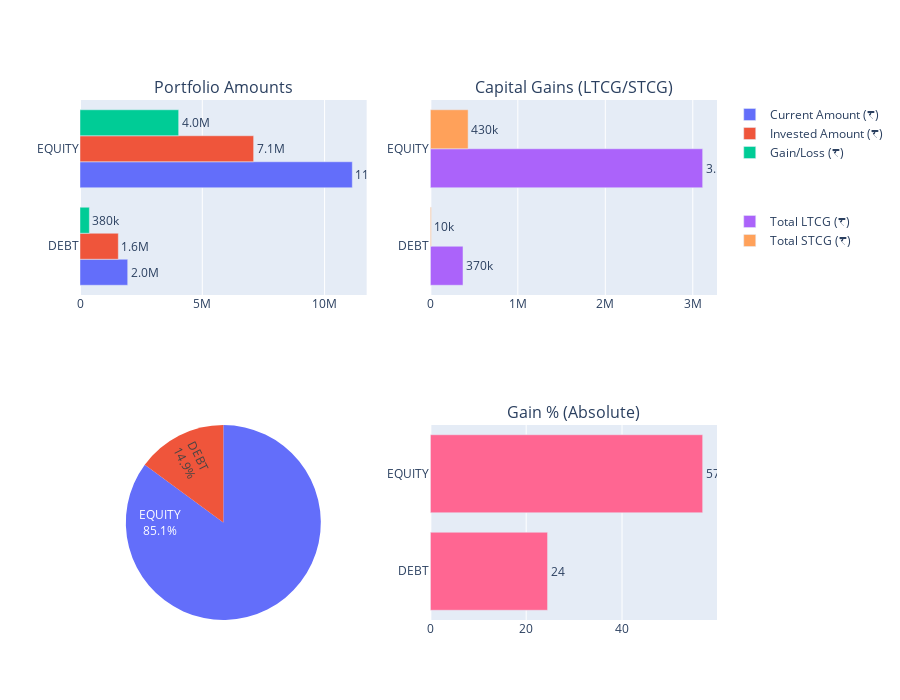

This figure's notebook cell:
### Markdown cell above
##  Equiy vs Debt Aggregate Data

### Code cell
from src.mfdisplay import display_equity_vs_debt
display_equity_vs_debt(mf_totals_grp)

### Figure 1 — Plotly figure (JSON) as saved in the notebook; plotly's stock layout.template omitted (floating-point values rounded to 4 significant figures)
{"data": [{"legendgroup": "1", "name": "Current Amount (₹)", "orientation": "h", "text": ["1950168.47", "11133851.71"], "textposition": "outside", "texttemplate": "%{text:.2s}", "type": "bar", "x": [1950000.0, 11130000.0], "xaxis": "x", "y": ["DEBT", "EQUITY"], "yaxis": "y"}, {"legendgroup": "1", "name": "Invested Amount (₹)", "orientation": "h", "text": ["1566871.01", "7099472.75"], "textposition": "outside", "texttemplate": "%{text:.2s}", "type": "bar", "x": [1567000.0, 7099000.0], "xaxis": "x", "y": ["DEBT", "EQUITY"], "yaxis": "y"}, {"legendgroup": "1", "name": "Gain/Loss (₹)", "orientation": "h", "text": ["383297.46", "4034378.96"], "textposition": "outside", "texttemplate": "%{text:.2s}", "type": "bar", "x": [383300.0, 4034000.0], "xaxis": "x", "y": ["DEBT", "EQUITY"], "yaxis": "y"}, {"legendgroup": "2", "name": "Total LTCG (₹)", "orientation": "h", "text": ["373125.57", "3112987.27"], "textposition": "outside", "texttemplate": "%{text:.2s}", "type": "bar", "x": [373100.0, 3113000.0], "xaxis": "x2", "y": ["DEBT", "EQUITY"], "yaxis": "y2"}, {"legendgroup": "2", "name": "Total STCG (₹)", "orientation": "h", "text": ["10171.88", "431770.75"], "textposition": "outside", "texttemplate": "%{text:.2s}", "type": "bar", "x": [10170.0, 431800.0], "xaxis": "x2", "y": ["DEBT", "EQUITY"], "yaxis": "y2"}, {"domain": {"x": [0, 0.45], "y": [0, 0.375]}, "insidetextorientation": "radial", "labels": ["DEBT", "EQUITY"], "legendgroup": "3", "showlegend": false, "textinfo": "label+percent", "type": "pie", "values": [1950000.0, 11130000.0]}, {"legendgroup": "4", "name": "Gain Percent", "orientation": "h", "showlegend": false, "text": ["24.46", "56.83"], "textposition": "outside", "texttemplate": "%{text:.2s}", "type": "bar", "x": [24.46, 56.83], "xaxis": "x3", "y": ["DEBT", "EQUITY"], "yaxis": "y3"}], "layout": {"annotations": [{"font": {"size": 16}, "showarrow": false, "text": "Portfolio Amounts", "x": 0.225, "xanchor": "center", "xref": "paper", "y": 1, "yanchor": "bottom", "yref": "paper"}, {"font": {"size": 16}, "showarrow": false, "text": "Capital Gains (LTCG/STCG)", "x": 0.775, "xanchor": "center", "xref": "paper", "y": 1, "yanchor": "bottom", "yref": "paper"}, {"font": {"size": 16}, "showarrow": false, "text": " ", "x": 0.225, "xanchor": "center", "xref": "paper", "y": 0.375, "yanchor": "bottom", "yref": "paper"}, {"font": {"size": 16}, "showarrow": false, "text": "Gain % (Absolute)", "x": 0.775, "xanchor": "center", "xref": "paper", "y": 0.375, "yanchor": "bottom", "yref": "paper"}], "height": 700, "legend": {"tracegroupgap": 50}, "xaxis": {"anchor": "y", "domain": [0, 0.45]}, "xaxis2": {"anchor": "y2", "domain": [0.55, 1]}, "xaxis3": {"anchor": "y3", "domain": [0.55, 1]}, "yaxis": {"anchor": "x", "domain": [0.625, 1]}, "yaxis2": {"anchor": "x2", "domain": [0.625, 1]}, "yaxis3": {"anchor": "x3", "domain": [0, 0.375]}}}
